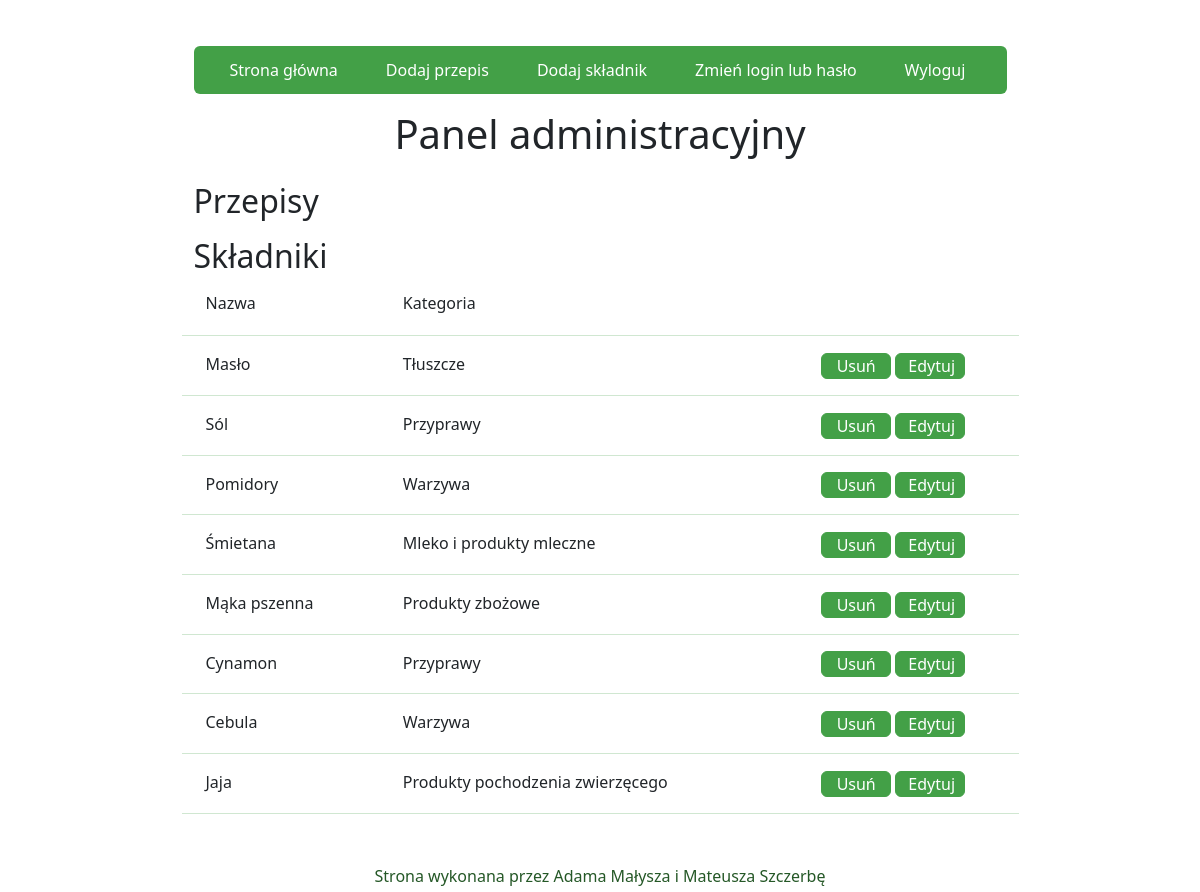
Screenshot of /admin/ (signed in) with the database file from the repository.
### website/models.py (models this page shows)
class Ingredient(db.Model):
    id = db.Column(db.Integer, primary_key=True,autoincrement=True)
    name = db.Column(db.String(100))
    category = db.Column(db.Integer)

### website/admin.py (the view, shortened to what this page needs)
@admin.route('/', methods=['POST', 'GET'])
def index_admin():
    if current_user.is_authenticated:
        if db.session.query(Dish).count() >= 1:
             dishes= db.session.query(Dish)
        else:
             dishes = None
        if db.session.query(Ingredient).count() >= 1:
            ingredients = db.session.query(Ingredient)
        else:
            ingredients = None
        return render_template('admin.html', przepisy=dishes, skladniki=ingredients)

### website/Templates/admin.html (shortened to what this page needs)
{% extends "base.html" %}
{% block content %}
<div class="container w-75 admin-75">
    <nav class="navbar py-4 rounded sticky-top navbar-expand-lg">
        <div class="container-fluid">
            <div class="collapse navbar-collapse" id="navbarNavAltMarkup">
                <div class="navbar-nav">
                    <a class="nav-link" href="/">Strona główna</a>
                    <a class="nav-link" href="/admin/przepisy">Dodaj przepis</a>
                    <a class="nav-link" href="/admin/skladniki">Dodaj składnik</a>
                    <a class="nav-link" href="/admin/clp">Zmień login lub hasło</a>
                    <a class="nav-link" href="/admin/logout">Wyloguj</a>
                </div>
            </div>
        </div>
    </nav>
    <h1 class="mb-3 mt-3" style="text-align: center;">Panel administracyjny</h1>
    <h2 class="mb-3 mt-4">Przepisy</h2>
    <h2>Składniki</h2>
        {% if skladniki %}
        <p>
        <div class="row">
        <div class="col-3 ps-4">Nazwa</div>
        <div class="col-6">Kategoria</div>
        <div class="col-3">&nbsp;</p></div>
                    <hr class="hr-admin mt-1">
    </div>
        {% for skladnik in skladniki %}
            <div class="row">
        <div class="col-3 ps-4">{{skladnik.name}}</div>
        <div class="col-6">
            {% if skladnik.category == 1 %}
            Produkty zbożowe
            {% elif skladnik.category == 2 %}
            Warzywa
            {% elif skladnik.category == 3 %}
            Owoce
            {% elif skladnik.category == 4 %}
            Mleko i produkty mleczne
            {% elif skladnik.category == 5 %}
            Produkty pochodzenia zwierzęcego
            {% elif skladnik.category == 6 %}
            Tłuszcze
            {% elif skladnik.category == 7 %}
            Przyprawy
            {% endif %}
        </div>
        <div class="col-3"><p>
            <a class="btn btn-primary btn-end rounded " role="button"
                href="/admin/delete/skladnik/{{skladnik.id}}">Usuń</a>
            <a class="btn btn-primary btn-end rounded" role="button"
                href="/admin/edit/skladnik/{{skladnik.id}}">Edytuj</a>
                </p>
        </div>
        <hr class="hr-admin">
    </div>
    {% endfor %}
    {%endif%}
{% endblock %}

### website/Templates/base.html (shortened to what this page needs)
<!DOCTYPE html>
<html lang="en">
<head>
    <link href="https://cdn.jsdelivr.net/npm/bootstrap@5.3.3/dist/css/bootstrap.min.css" rel="stylesheet"
>
    <link type="text/css" rel="stylesheet" href="/static/css/styles.css">
</head>
<body>
    <br>
    <div class="container">
        {% block content %}
        {% endblock %}
        <footer class="text-lg-start sticky-lg-bottom fixed-bottom" style="position: fixed;">
            <div class="text-center footer row justify-content-center text-center py-md-1">
                Strona wykonana przez Adama Małysza i Mateusza Szczerbę
            </div>
        </footer>
</body>
</html>

### website/static/css/styles.css (style rules this page uses)
body { background-color: #ffffff; padding-bottom: 5vh; }
.collapse, .collapsing { position: absolute; }
.btn-primary { --bs-btn-bg: #43a047; --bs-btn-border-color: #43a047; --bs-btn-hover-bg: #3b8e3f; --bs-btn-hover-border-color: #347c37; --bs-btn-active-bg: #347c37; --bs-btn-active-border-color: #2c6a2f; --bs-btn-disabled-bg: #43a047; --bs-btn-disabled-border-color: #43a047; }
.btn-end { padding-top: 0; padding-bottom: 0; width: 69.91px; }
.hr-admin { color: #43a047; border-top: 0.1rem solid; }
.navbar { background-color: #43a047; }
.nav-link { color: white !important; }
@media only screen and (min-width: 1200px) and (max-width: 1399px) { .nav-link { margin-left: 1rem; margin-right: 1rem; } }
.footer { color: #255827; background-color: white; }
.admin-25, .admin-50, .admin-75 { height: auto; display: block; }
.admin-50, .admin-75 { margin: 2% auto; }

### rows the page displays
Ingredient: name "Masło", category "Tłuszcze"
Ingredient: name "Sól", category "Przyprawy"
Ingredient: name "Pomidory", category "Warzywa"
Ingredient: name "Śmietana", category "Mleko i produkty mleczne"
Ingredient: name "Mąka pszenna", category "Produkty zbożowe"
Ingredient: name "Cynamon", category "Przyprawy"
Ingredient: name "Cebula", category "Warzywa"
Ingredient: name "Jaja", category "Produkty pochodzenia zwierzęcego"
